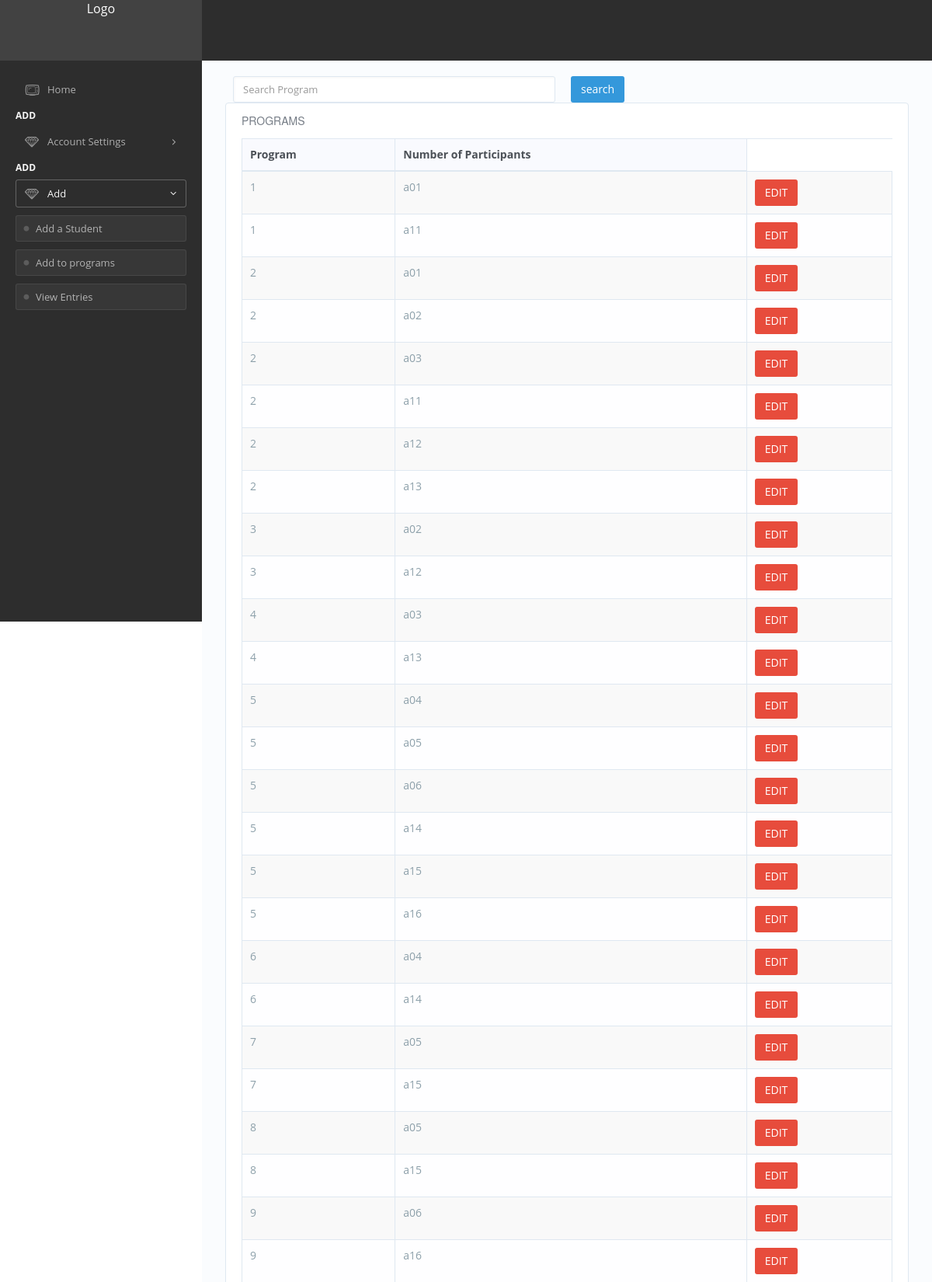
The app's page /school/viewprgm.php (signed in, upper part) with its own data.
### tables this page shows
CREATE TABLE IF NOT EXISTS `student_program` (
  `id` int(11) NOT NULL AUTO_INCREMENT,
  `participant_id` int(11) NOT NULL,
  `name` varchar(255) NOT NULL,
  `level` varchar(255) NOT NULL,
  `program_id` int(11) NOT NULL,
  `school_id` int(11) NOT NULL,
  `mobno` varchar(255) NOT NULL,
  `mark1` int(11) DEFAULT NULL,
  `mark2` int(11) DEFAULT NULL,
  `mark3` int(11) DEFAULT NULL,
  `total` int(11) DEFAULT NULL,
  `mark_status` int(20) DEFAULT '0',
  `regno` int(50) DEFAULT NULL,
  `team` varchar(250) DEFAULT NULL,
  PRIMARY KEY (`id`)
);

### includes/connection.php (called while the page is built, shortened)
<?php
	class Database extends Exception {
		private $host = 'localhost';
		private $username = 'root';
		private $password = '';
		private $db = 'ytf';
		private $dbn;
		public function connect() {
			try {
				$dsn = 'mysql:host=' . $this->host . ';dbname=' . $this->db;
				$this->dbn = new PDO($dsn, $this->username, $this->password);
				$this->dbn->setAttribute(PDO::ATTR_ERRMODE, PDO::ERRMODE_EXCEPTION);
				$this->dbn->setAttribute(PDO::ATTR_EMULATE_PREPARES, false);
				return true;
			} catch( PDOException $e ) {
				echo 'ERROR: ' . $e->getMessage();
			}
		}
		public function display( $sql, $array = NULL ) {
			try {
				$stmnt = $this->dbn->prepare($sql);
				$stmnt->execute( $array );
				return $istrue = $stmnt->fetchAll();
			}  catch (PDOException $e) {
			   echo "Error: " . $e->getMessage() . "<br />\n";
			}
		}
	}
?>

### school/viewprgm.php (the view, shortened to what this page needs)
<?php
include_once('header.php');
$db=new Database();
$s=$_SESSION['userid'];
?>
<?php
  $sql='SELECT program_id,name,id FROM student_program where school_id= ' .$s. ' ';
$result=$db->display($sql);
$search = null;
?>
 <form align="center"   method="POST">
<div class="row">
        <div class="col-md-8">
                <div class="form-group">
                    <div class="col-sm-9">
                        <input type="text" style="width: 100%;" name="search" class="form-control" id="" value="<?php  echo $search; ?>" placeholder="Search Program">
                    </div>
                    <div class="col-md-3" style="text-align: left;">
                        <button class="btn btn-info" name="searchz">search</button>
                    </div>
                </div>
            </div>
            </div>
  </div>
    <div class="panel">
<div class="panel-body">
<h3 class="title-hero">
    Programs
</h3>
<div class="example-box-wrapper">
<table id="datatable-row-highligh" class="table table-striped table-bordered" cellspacing="0" width="100%">
<thead>
<tr>
    <th>Program</th>
     <th>Number of Participants</th>
</tr>
</thead>
<tbody>
    <?php
     foreach($result as $value) {?>
<tr>
    <td><?php echo $value['program_id']; ?></td>
     <td><?php echo $value['name']; ?></td>
    <td><a href ="editstud.php?id=<?php echo $value['id']; ?>" class="btn btn-danger">EDIT</a> </td>
</tr>
<?php
     }
    ?>
</tbody>
</table>
</div>
</div>
</div>
<?php include_once('../footer.php');  ?>

### records on screen
student_program: program "1", name "a01"
student_program: program "1", name "a11"
student_program: program "2", name "a01"
student_program: program "2", name "a02"
student_program: program "2", name "a03"
student_program: program "2", name "a11"
student_program: program "2", name "a12"
student_program: program "2", name "a13"
student_program: program "3", name "a02"
student_program: program "3", name "a12"
student_program: program "4", name "a03"
student_program: program "4", name "a13"
student_program: program "5", name "a04"
student_program: program "5", name "a05"
student_program: program "5", name "a06"
student_program: program "5", name "a14"
student_program: program "5", name "a15"
student_program: program "5", name "a16"
student_program: program "6", name "a04"
student_program: program "6", name "a14"
student_program: program "7", name "a05"
student_program: program "7", name "a15"
student_program: program "8", name "a05"
student_program: program "8", name "a15"
student_program: program "9", name "a06"
student_program: program "9", name "a16"
